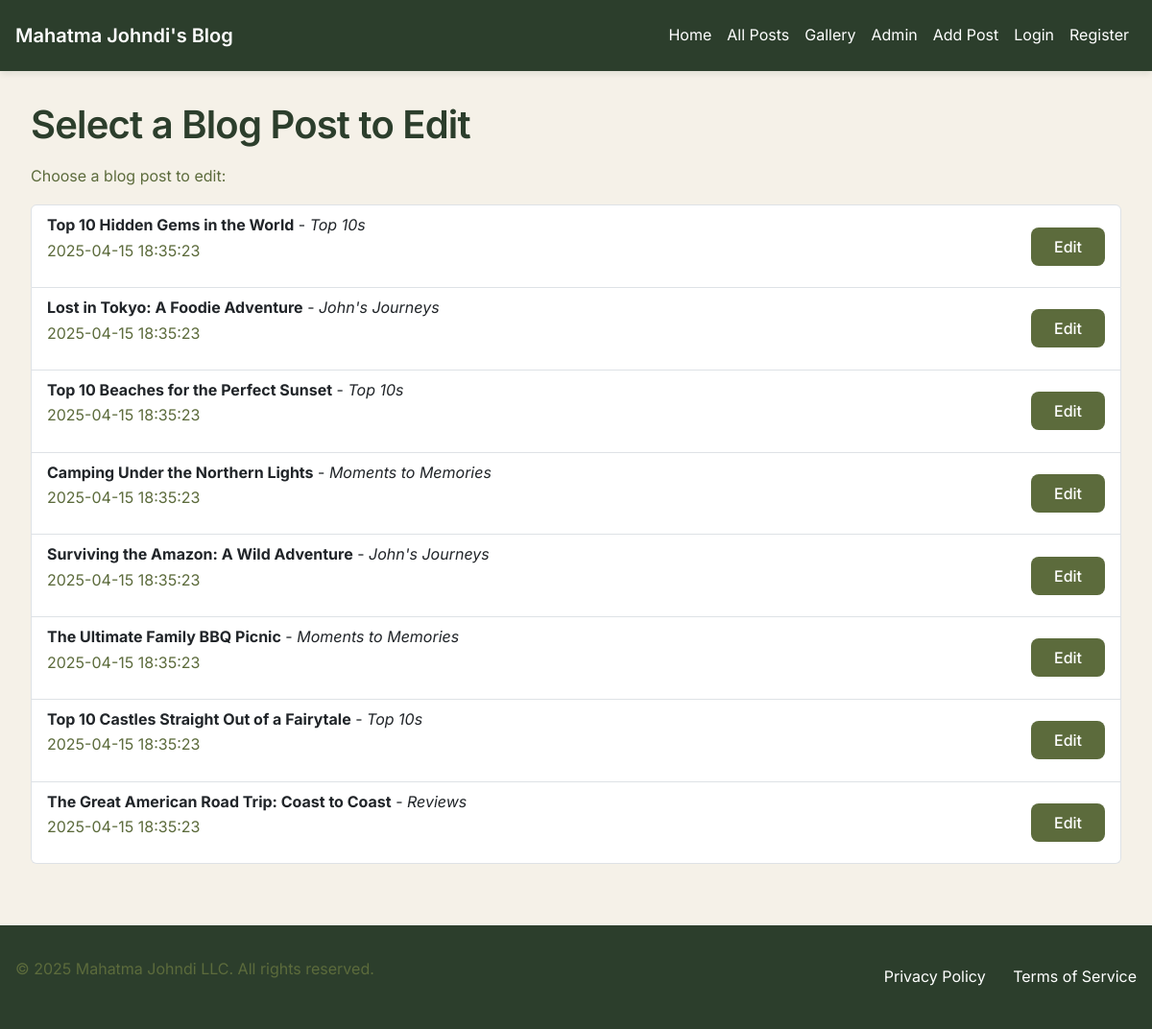
Page /edit_blog_post on the earlier database version.
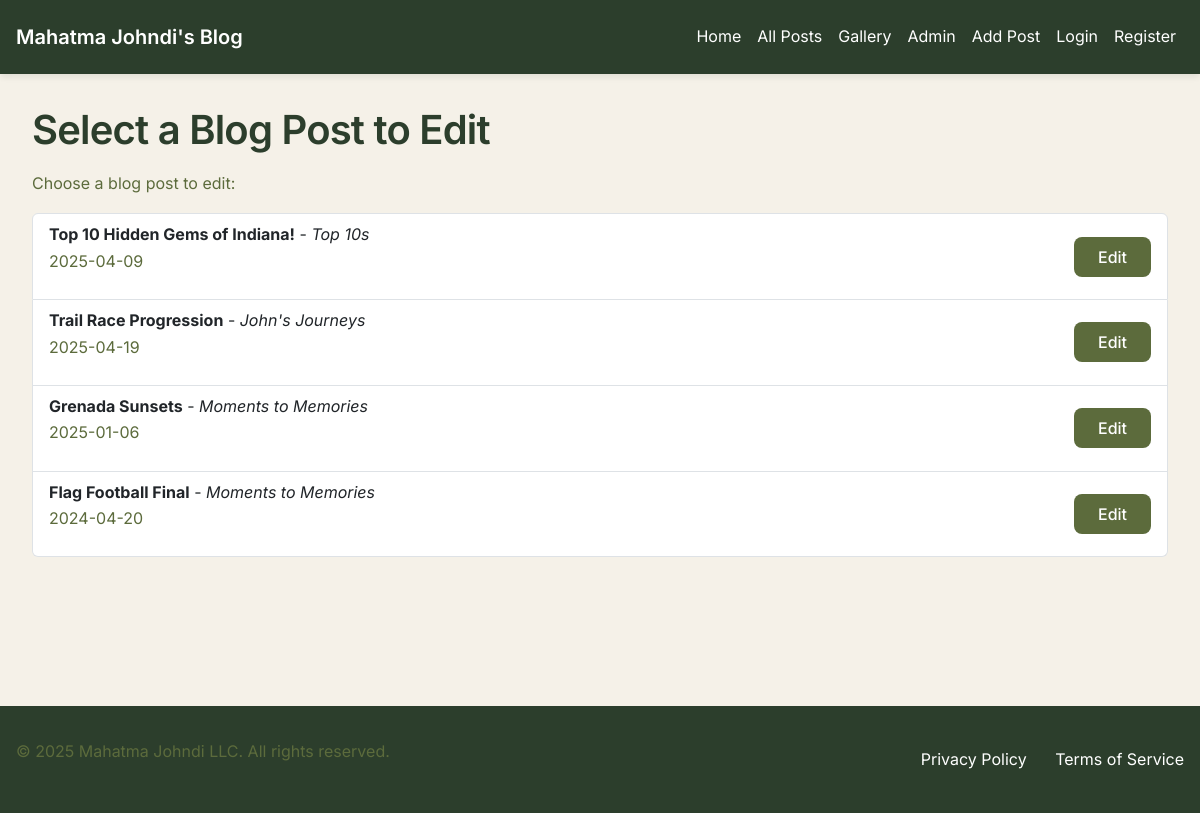
Same page on the later database version.
### tables this page shows
CREATE TABLE blog_posts (
                    post_id INTEGER PRIMARY KEY AUTOINCREMENT,
                    user_id INTEGER NOT NULL,
                    blog_category TEXT CHECK(blog_category IN ('Top 10s', 'John''s Journeys', 'Moments to Memories', 'Reviews') OR blog_category IS NULL),
                    title TEXT NOT NULL,
                    date TEXT DEFAULT CURRENT_TIMESTAMP, -- Automatically records the current date and time
                    body TEXT NOT NULL,
                    blog_type TEXT,
                    likes INTEGER DEFAULT 0, -- New column for likes
                    dislikes INTEGER DEFAULT 0, -- New column for dislikes
                    FOREIGN KEY (user_id) REFERENCES users(user_id)
                );

### app.py (the view)
@app.route('/edit_blog_post', methods=['GET'])
def edit_blog_post():
    conn = get_db_connection()
    blog_posts = conn.execute("SELECT post_id, title, blog_category, date FROM blog_posts").fetchall()
    conn.close()
    return render_template('edit_blog_post.html', blog_posts=blog_posts)

### app.py (called while the page is built)
def get_db_connection():
    conn = sqlite3.connect("database.db")
    conn.row_factory = sqlite3.Row
    return conn

### templates/edit_blog_post.html
{% extends 'base.html' %}
{% block content %}
<div class="container">
    <h1>Select a Blog Post to Edit</h1>
    <p>Choose a blog post to edit:</p>
    <ul class="list-group">
        {% for post in blog_posts %}
        <li class="list-group-item d-flex justify-content-between align-items-center">
            <div>
                <strong>{{ post['title'] }}</strong> - <em>{{ post['blog_category'] }}</em>
                <p>{{ post['date'] }}</p>
            </div>
            <a href="{{ url_for('edit_blog_post_instance', post_id=post['post_id']) }}" class="btn btn-primary btn-sm">Edit</a>
        </li>
        {% endfor %}
    </ul>
</div>
{% endblock %}

Differences in the rows shown:
removed blog_posts: title "Lost in Tokyo: A Foodie Adventure", blog_category "John's Journeys", date "2025-04-15 18:35:23"
removed blog_posts: title "Top 10 Beaches for the Perfect Sunset", blog_category "Top 10s", date "2025-04-15 18:35:23"
removed blog_posts: title "Camping Under the Northern Lights", blog_category "Moments to Memories", date "2025-04-15 18:35:23"
removed blog_posts: title "Surviving the Amazon: A Wild Adventure", blog_category "John's Journeys", date "2025-04-15 18:35:23"
removed blog_posts: title "The Ultimate Family BBQ Picnic", blog_category "Moments to Memories", date "2025-04-15 18:35:23"
removed blog_posts: title "Top 10 Castles Straight Out of a Fairytale", blog_category "Top 10s", date "2025-04-15 18:35:23"
removed blog_posts: title "The Great American Road Trip: Coast to Coast", blog_category "Reviews", date "2025-04-15 18:35:23"
changed blog_posts "Top 10s": title "Top 10 Hidden Gems in the World" → "Top 10 Hidden Gems of Indiana!"; date "2025-04-15 18:35:23" → "2025-04-09"
added blog_posts: title "Trail Race Progression", blog_category "John's Journeys", date "2025-04-19"
added blog_posts: title "Grenada Sunsets", blog_category "Moments to Memories", date "2025-01-06"
added blog_posts: title "Flag Football Final", blog_category "Moments to Memories", date "2024-04-20"
